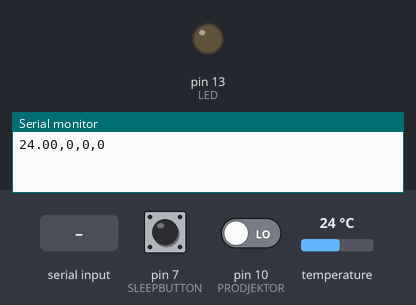
The sketch below on a simulated Arduino Uno, built with avr-gcc and run on an emulated ATmega328P. On the bench: output pins drawn as LEDs (lit = HIGH), the last lines printed to the serial monitor. The inputs (shaded band) are chosen by the test bench; at power-on: pin 7 (SLEEPBUTTON) LOW, pin 10 (PRODJEKTOR) LOW, temperature 24 °C.

Above: at 1.2 s.
1.3 s: "1" received over Serial
At 2.2 s:
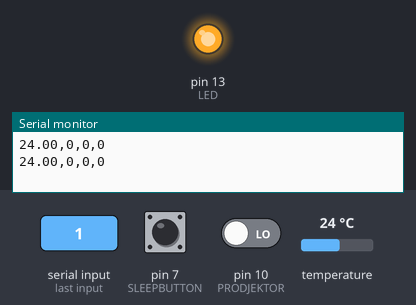
3.0 s: "0" received over Serial
At 4.4 s:
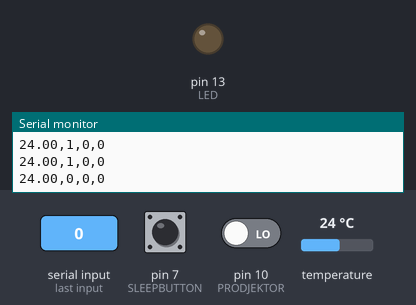
Timing chart, 0 to 6.0 s (numbered marks = the images above; inputs shaded):
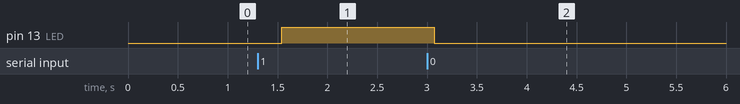

The sketch:

sensors.ino
```cpp
/********************************************************************/
// First we include the libraries
#include <OneWire.h>
#include <DallasTemperature.h>
/********************************************************************/
// Data wire is plugged into pin 2 on the Arduino
#define ONE_WIRE_BUS 2
#define LED 13
#define PRODJEKTOR 10
#define SLEEPBUTTON 7
/********************************************************************/
// Setup a oneWire instance to communicate with any OneWire devices
// (not just Maxim/Dallas temperature ICs)
OneWire oneWire(ONE_WIRE_BUS);
/********************************************************************/
// Pass our oneWire reference to Dallas Temperature.
DallasTemperature sensors(&oneWire);
/********************************************************************/
int incomingByte = 0;
bool ledOn = false;
bool prodjektorOn = false;
bool sleepOn = false;
void setup(void)
{
 // start serial port
 Serial.begin(9600);
 // Start up the library
 sensors.begin();
 pinMode(LED, OUTPUT);
 pinMode(PRODJEKTOR, INPUT);
 pinMode(SLEEPBUTTON, INPUT);
}
void loop(void)
{
    if (Serial.available() > 0) {
    // read the incoming byte:
    incomingByte = Serial.read();

    // say what you got:
    //Serial.print("I received: ");
    //Serial.println(incomingByte, DEC);
        if (incomingByte == 49)
        {
          digitalWrite(LED, HIGH);
          ledOn = true;
        }
        if (incomingByte == 48)
        {
          digitalWrite(LED, LOW);
          ledOn = false;
        }
  }
  if (digitalRead(PRODJEKTOR) == HIGH) {
      prodjektorOn = true;
  } else {
      prodjektorOn = false;
  }
  if (digitalRead(SLEEPBUTTON) == HIGH) {
      sleepOn = true;
  } else {
      sleepOn = false;
  }
 // call sensors.requestTemperatures() to issue a global temperature
 // request to all devices on the bus
/********************************************************************/
 //Serial.print(" Requesting temperatures...");
 sensors.requestTemperatures(); // Send the command to get temperature readings
 //Serial.println("DONE");
/********************************************************************/
 //Serial.print("Temperature is: ");
 Serial.print(sensors.getTempCByIndex(0)); // Why "byIndex"?
 Serial.print(",");
 Serial.print(ledOn);
 Serial.print(",");
 Serial.print(prodjektorOn);
 Serial.print(",");
 Serial.println(sleepOn);

}
```

Measured:
- after the input at 1.3 s, pin 13 (LED): LOW → HIGH after 0.24 s
- after the input at 3.0 s, pin 13 (LED): HIGH → LOW after 0.07 s
